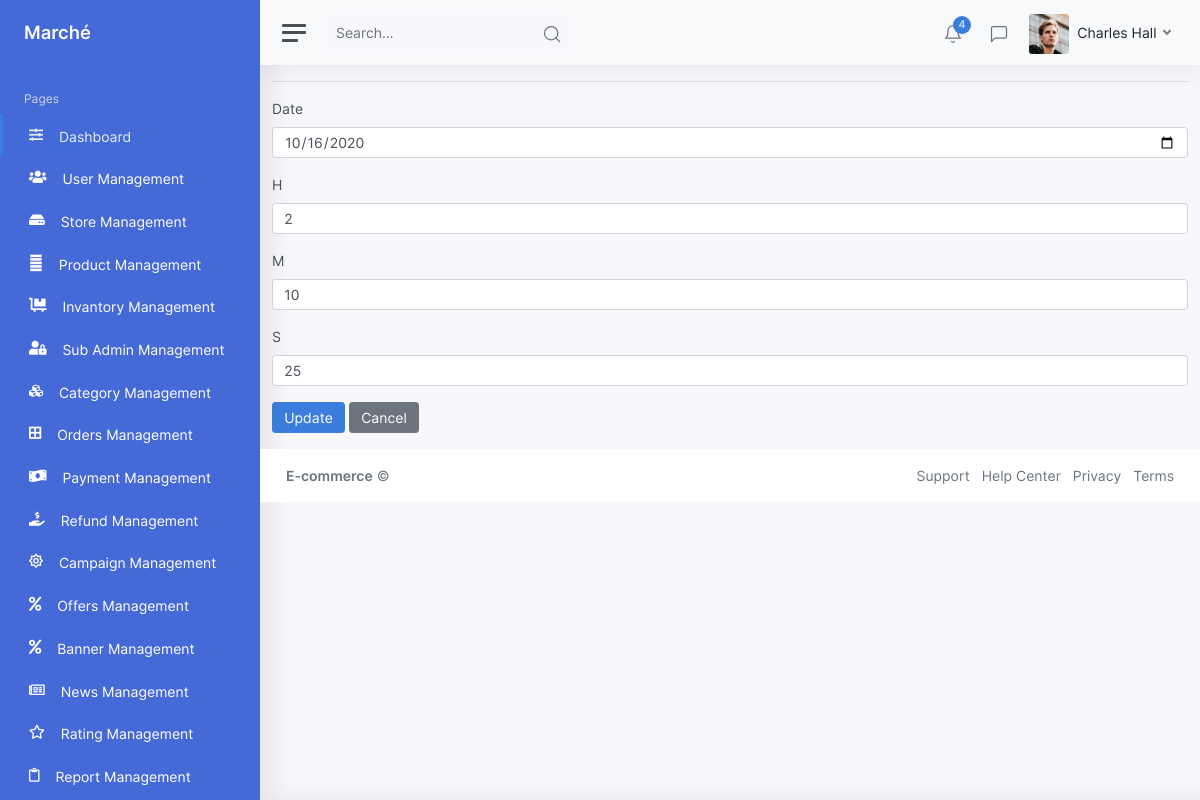
Screenshot of /Additems/edit/12 with the database file from the repository.
### tables this page shows
CREATE TABLE `timer` (
  `id` int(11) NOT NULL,
  `date` date NOT NULL,
  `h` int(50) NOT NULL,
  `m` int(50) NOT NULL,
  `s` int(50) NOT NULL
);

### application/controllers/Additems.php (called while the page is built, shortened)
<?php
class Additems extends Admin
{
	public function __construct()
	{
		$this->load->model('MyModel');
		$this->load->model('Common_model');
	}
	 function edit($userId){
	 	$user=$this->MyModel->getUser($userId);
	 	$data=array( );
	 	$data ['user']=$user;
	 	$this->form_validation->set_rules('date','date','required');
	 	$this->form_validation->set_rules('h','h','required');
	 	$this->form_validation->set_rules('m','m','required');
	 	$this->form_validation->set_rules('s','s','required');
	 	if($this->form_validation->run()==false){
	 	$this->load->view('edit',$data);
}
	 }
}

### index.php (called while the page is built, shortened)
<?php
require_once BASEPATH.'core/CodeIgniter.php';

### application/models/MyModel.php (called while the page is built, shortened)
<?php
class MyModel extends CI_Model
{
     function getUser($userId){
        $this->db->where( 'id' ,$userId);
         return $user=$this->db->get('timer')->row_array();
     }
}
?>

### application/views/edit.php (the view, shortened to what this page needs)
<?php require("header.php");
require("sidebar.php"); ?>
<body>
<div class="container">
	<hr>
	<form   method ="post" name="Createuser" action="<?php  echo base_url().'Additems/edit/'.$user['id'];?>">
	<div class="row">
		<div class="col-md-12">
			<div class ="form-group">
				<label>Date</label>
	<input type="date" name="date" value="<?php echo set_value('date',$user['date']); ?>" class="form-control">
			</div>
			<div class ="form-group">
				<label>H</label>
				<input type="number" name="h" value="<?php echo set_value('h',$user['h']); ?>" class="form-control">
			</div>
			<div class ="form-group">
				<label>M</label>
				<input type="number" name="m" value="<?php echo set_value('m',$user['m']); ?>" class="form-control">
			</div>
			<div class ="form-group">
				<label>S</label>
				<input type="number" name="s" value="<?php echo set_value('s',$user['s']); ?>" class="form-control">
			</div>
			<div class ="form-group">
				<button class="btn btn-primary">Update</button>
				<a href="<?php  echo base_url().'Additems/index';?>" class="btn btn-secondary btn">Cancel</a>
			</div>
		</div>
	</div>
	</form>
</div>
</body>
</html>
<?php include_once('footer.php');  ?>

### rows the page displays
timer: date "10/16/2020", h "2", m "10", s "25"
